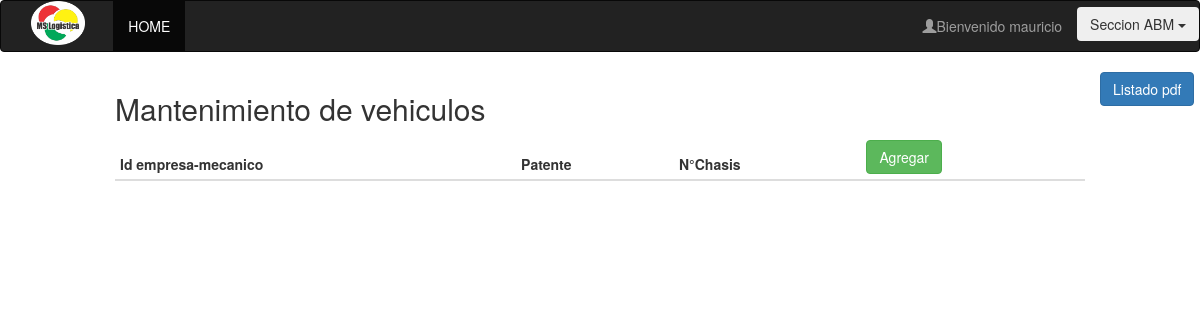
The page /vistas/admin/abmMantenimiento.php (signed in) on the database as committed earlier.
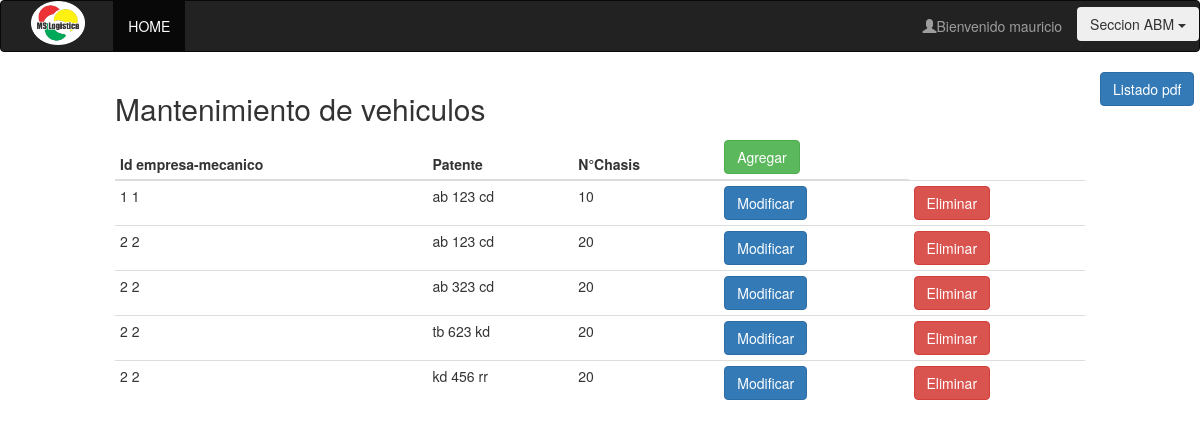
The same page on the database as committed later.
### tables this page shows
create table mantenimiento(
id int  AUTO_INCREMENT primary key,
id_vehiculo int,
id_empresa int,
id_mecanico int,
patente varchar(20),
nro_chasis int,
nro_motor int,
fecha_service date,
km_de_la_unidad int,
costo int,
tipo varchar(20),
repuestos_cambiados varchar(50)
);

### modelo/conexion.php (called while the page is built, shortened)
<?php
  class Conexion{
    public static function conectar(){
      $con = mysqli_connect("localhost","root","","logikw");
      return $con;
    }
    public static function getQuery($sql){
      $con = Conexion::conectar();
      $datos = mysqli_query($con, $sql);
      return $datos;
    }
}
?>

### vistas/admin/abmMantenimiento.php (the view, shortened to what this page needs)
<?php
	if(isset($_SESSION['mecanico'])){
		$query = Mecanico::getAllForId($_SESSION['mecanico']);
		$resultado = Conexion::getQuery($query);
		$admin = mysqli_fetch_assoc($resultado);
		$query1 = Mantenimiento::getAll();
		$resultado1 = Conexion::getQuery($query1);
	}
	else{
		header("Location: ../../index.php");
	}
?>
<!DOCTYPE html>
<html>
<head>
  <link rel="stylesheet" type="text/css" href="../../css/bootstrap.min.css">
  <link rel="stylesheet" type="text/css" href="../../css/home.css">
</head>
<body>
<nav class="navbar navbar-inverse">
	<div class="col-sm-12">
	    <div class="navbar-header col-sm-1">
	     <img src="../../image/logo.png">
	    </div>
	    <ul class="nav navbar-nav col-sm-4">
	      <li class="active"><a href="<?php echo '../adminLogeado.php'; ?>">HOME</a></li>
	    </ul>
		<ul class="dropdown nav navbar-nav navbar-right nombreLogeado" style="padding-top: 0.5%;">
		  <button class="btn dropdown-toggle" type="button" data-toggle="dropdown">Seccion ABM
		  <span class="caret"></span></button>
		</ul>
	    <ul class="nav navbar-nav navbar-right">
	    	<li><a href=""><span class="glyphicon glyphicon-user" ></span>Bienvenido <?php echo $admin['nombre'] ?></a></li>
	    </ul>
	</div>
</nav>
<div class="col-sm-10 col-sm-offset-1">
  <h2>Mantenimiento de vehiculos</h2>
  <table class="table table-condensed">
    <thead>
      <tr>
	     <th>Id empresa-mecanico</th>
        <th>Patente</th>
        <th>N°Chasis</th>
		<th><button type='button'  class='btn btn-success' data-toggle='modal' data-target='#agregarMantenimiento'>Agregar</button></th>
      </tr>
    </thead>
    <tbody>
   	<?php
	while($mantenimiento = mysqli_fetch_assoc($resultado1)){
		echo "<form method='POST' action='../../modelo/ejecutarAbmMantenimiento.php'>
		 <tr>
		 <td>".$mantenimiento['id_empresa']." ".$mantenimiento['id_mecanico']."</td>
		 <td>".$mantenimiento['patente']."</td>
		 <td>".$mantenimiento['nro_chasis']."</td>
		 <input type='text' name='id' class='hidden' value='".$mantenimiento['id']."'>
		 <td><button type='submit' id='modificar' onclick= 'modificar()' name='alterar' value='modificar' class='btn btn-primary'>Modificar</button></td>
		 <td><button type='submit' id='eliminar' onclick= 'eliminar()' name='alterar' value='eliminar' class='btn btn-danger'>Eliminar</button></td>
		 </tr>
  		 </form>";
	}
   	?>
    </tbody>
  </table>
</div>
			<input type="submit"  class='btn btn-primary' value="Listado pdf" onclick = "location='ListadoPdfMantenimientos.php'"/>
</body>
</html>

Rows that differ between the two databases and show on the page:
added mantenimiento: id_empresa "1", id_mecanico "1", patente "ab 123 cd", nro_chasis "10"
added mantenimiento: id_empresa "2", id_mecanico "2", patente "ab 123 cd", nro_chasis "20"
added mantenimiento: id_empresa "2", id_mecanico "2", patente "ab 323 cd", nro_chasis "20"
added mantenimiento: id_empresa "2", id_mecanico "2", patente "tb 623 kd", nro_chasis "20"
added mantenimiento: id_empresa "2", id_mecanico "2", patente "kd 456 rr", nro_chasis "20"
